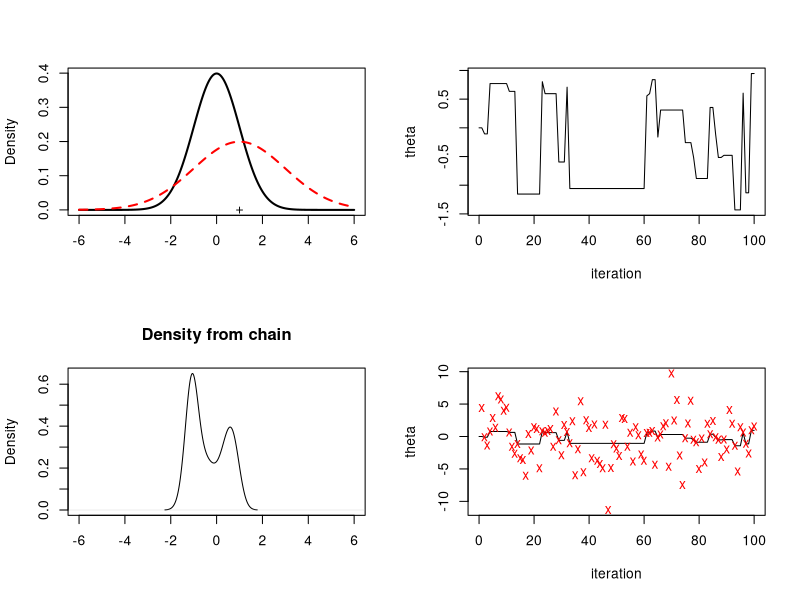

Source code (R):
## ---- chunk 1
set.seed(1234)
for (i in 1:5) {
  
  print(
    mean(
      sapply(
        (1+rlogis(100000)^2), sqrt
        )
      )
    )

}
## ---- chunk 2

set.seed(5431)
q2 <- function(n) {
  x=10
  nt=20000
  xs=rep(0,nt+1)
  xs[1]=x
  for (i in 1:nt) {
    x = runif(1, min = (x/2 - 1), max = (x/2 + 1))
    xs[i+1] = x
  }
  z <- var(xs)
  return(z)
}

var_list <- sapply(seq(1, 10), q2)
abs(var_list - mean(var_list))
mean(var_list)
## ---- chunk 3
min(1, 0.2) + min(1, 5)
## ---- chunk 4
# Chris' function, no need to change.
library("mvtnorm")
## MVN independence sampler
indep.samp.MVN<-function(nits,theta0,log.pi,qmode,qV,...) {
    d=length(theta0)
    A=t(chol(qV))
    store=matrix(nrow=nits+1,ncol=d+1)
    psis=matrix(nrow=nits,ncol=d)
	
    nacc=0
    theta.curr=theta0
    log.pi.curr=log.pi(theta.curr,...)
    log.q.curr=dmvnorm(theta.curr,qmode,qV,log=TRUE) 
    store[1,]=c(theta.curr,log.pi.curr)

    for (i in 1:nits) {
        psi=qmode+A%*%rnorm(d); psis[i,]=psi
        log.pi.prop=log.pi(psi,...)
        log.q.prop=dmvnorm(psi,qmode,qV,log=TRUE) 
        log.alpha=log.pi.prop+log.q.curr-log.pi.curr-log.q.prop
        if (log(runif(1))<log.alpha) {
            theta.curr=psi
            log.pi.curr=log.pi.prop
            log.q.curr=log.q.prop
            nacc=nacc+1
        }
        store[i+1,]=c(theta.curr,log.pi.curr)
    }
    return(list(acc=nacc/nits,store=store,psis=psis))
}
## ---- chunk 5
# Log density (Just -theta^4 is okay)
log.dens.q4<-function(theta) {
    return(sum(log(exp(-theta^4))))
}
## ---- chunk 6
set.seed(12341)
q4.res <- function (r, n) {
  mcoutIS1=indep.samp.MVN(n, c(0), log.dens.q4, c(0), matrix(nrow=1,ncol=1,data=4))
  z <- mean(mcoutIS1$store[,1]>0.5)
  return(z)
}

q4_list <- sapply(seq(1, 10), q4.res, n = 10000)
abs(q4_list - mean(q4_list))
mean(q4_list)
## ---- chunk 7
# Chris' function, change psi in the for loop since the question of quiz is N(theta, (3/2)^2).
# According to the notes, there are two types of coding, namely rnorm(d, mean = theta, sd = 3/2) , or theta + 3/2*rnorm(d)
rwm=function(nits,theta0,log.pi,lambda,qV,...) {
    d=length(theta0)
    if (is.null(qV)) {
        A=diag(d)
    }
    else {
        A=t(chol(qV))
    }
    
    store=matrix(nrow=nits+1,ncol=d+1)
    psis=matrix(nrow=nits,ncol=d)
    
    nacc=0
    theta.curr=theta0
    log.pi.curr=log.pi(theta.curr,...)
    store[1,]=c(theta.curr,log.pi.curr)
    for (i in 1:nits) {
        # psi=theta.curr+lambda*A%*%rnorm(d, mean = theta.curr, sd = 3/2); psis[i,]=psi
        # psi=theta.curr+lambda*A%*%(3/2*rnorm(d)); psis[i,]=psi
        # psi=theta.curr+lambda*A%*%(3/2*rnorm(d)); psis[i,]=psi
        psi=theta.curr+lambda*A%*%(3/2*rnorm(d)); psis[i,]=psi
        log.pi.prop=log.pi(psi,...)
        log.alpha=log.pi.prop-log.pi.curr
        if (log(runif(1))<log.alpha) {
            theta.curr=psi
            log.pi.curr=log.pi.prop
            nacc=nacc+1
        }
        store[i+1,]=c(theta.curr,log.pi.curr)
    }
    
    return(list(acc=nacc/nits,store=store,psis=psis))
}
## ---- chunk 8
log.dens.q5 <- function(theta) {
  return(sum(log(exp(-abs(theta^3+1)))))
}
## ---- chunk 9
set.seed(12341)
mcoutRWM1=rwm(1000,c(0),log.dens.q5,2,NULL)
par(mfrow=c(2,2))
xs=seq(-6,6,len=500)
plot(xs,dnorm(xs),lwd=2,type="l",ylab="Density",xlab=" ")
lines(xs,dnorm(xs,1,sd=2),lwd=2,col="red",lty=2)
points(c(1),c(0),pch="+")
plot(0:100,mcoutRWM1$store[1:101,1],type="l",xlab="iteration",ylab="theta")
plot(density(mcoutRWM1$store[1:101,1]),main="Density from chain",xlim=c(-6,6),xlab="")
allpts=c(mcoutRWM1$store[1:101,1],mcoutRWM1$psis)
lo=min(allpts); hi=max(allpts)
plot(0:100,mcoutRWM1$store[1:101,1],type="l",xlab="iteration",ylab="theta",ylim=c(lo,hi))
points(1:100,mcoutRWM1$psis[1:100],pch="x",col="red")
library(coda)
## ---- chunk 10
set.seed(12341)
q5.res <- function (r, n) {
  mcoutRWM1=rwm(n,c(0),log.dens.q5,2,NULL)
  z <- mean(mcoutRWM1$store[,1])
  return(z)
}

q5_list <- sapply(seq(1, 10), q5.res, n = 10000)
abs(q5_list - mean(q5_list))
mean(q5_list)
## ---- chunk 11
rwm.test=function(nits,theta0,log.pi,lambda,qV,choice,...) {
    d=length(theta0)
    if (is.null(qV)) {
        A=diag(d)
    }
    else {
        A=t(chol(qV))
    }
    
    store=matrix(nrow=nits+1,ncol=d+1)
    psis=matrix(nrow=nits,ncol=d)
    
    nacc=0
    theta.curr=theta0
    log.pi.curr=log.pi(theta.curr,...)
    store[1,]=c(theta.curr,log.pi.curr)
    for (i in 1:nits) {
        if (choice < 0) {
          psi=lambda*A%*%rnorm(d, mean = theta.curr, sd = 3/2)
        }
        else if (choice == 0){
          psi=theta.curr+lambda*A%*%rnorm(d, sd = 3/2)
        }
        else {
          psi=theta.curr+lambda*A%*%(3/2*rnorm(d))
        }
        psis[i,]=psi
        log.pi.prop=log.pi(psi,...)
        log.alpha=log.pi.prop-log.pi.curr
        if (log(runif(1))<log.alpha) {
            theta.curr=psi
            log.pi.curr=log.pi.prop
            nacc=nacc+1
        }
        store[i+1,]=c(theta.curr,log.pi.curr)
    }
    
    return(list(acc=nacc/nits,store=store,psis=psis))
}
## ---- chunk 12
q5.res.test <- function (r, n, choice) {
  mcoutRWM1=rwm.test(n,c(0),log.dens.q5,2,NULL, choice)
  z <- mean(mcoutRWM1$store[,1])
  return(z)
}
## ---- chunk 13
set.seed(12341)
q5_list_l0 <- sapply(seq(1, 10), q5.res.test, n = 10000, choice = -1)
abs(q5_list_l0 - mean(q5_list_l0))
mean(q5_list_l0)
## ---- chunk 14
set.seed(12341)
q5_list_0 <- sapply(seq(1, 10), q5.res.test, n = 10000, choice = 0)
abs(q5_list_0 - mean(q5_list_0))
mean(q5_list_0)
## ---- chunk 15
set.seed(12341)
q5_list_g0 <- sapply(seq(1, 10), q5.res.test, n = 10000, choice = 1)
abs(q5_list_g0 - mean(q5_list_g0))
mean(q5_list_g0)
